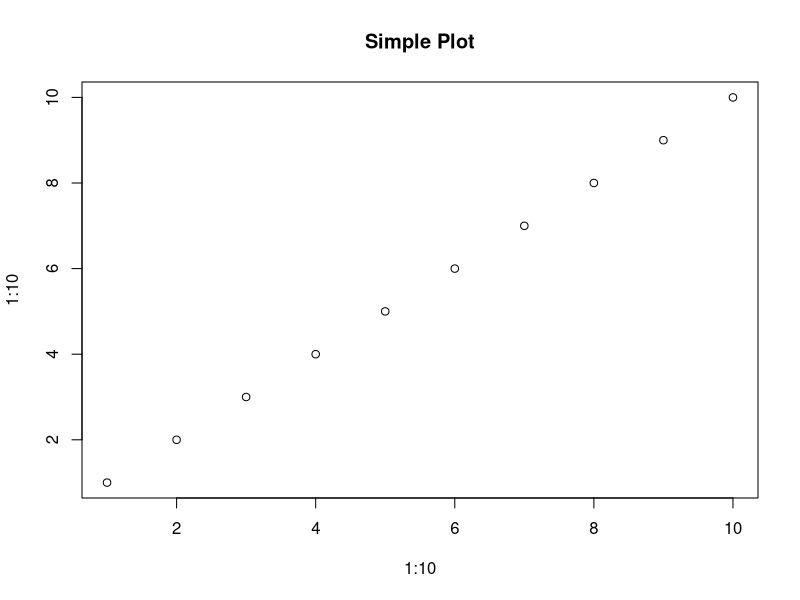

Write R code to recreate this figure.
# Single line comment in R

# R doesn't have built-in multi-line comments
# but developers use consecutive
# hash marks like this
# to create comment blocks

# Function with comment
add <- function(a, b) {
  return(a + b) # Return the sum
}

# Data manipulation with comments
data <- c(1, 2, 3, 4, 5) # Create a vector
mean_value <- mean(data) # Calculate the mean
print(mean_value) # Print the result

# Plotting example
plot(1:10, 1:10, main="Simple Plot") # Create a simple plot